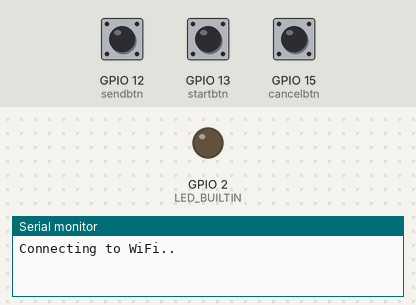
The sketch below on a simulated ESP8266 (NodeMCU). Parts: output pins drawn as LEDs (lit = HIGH, except the on-board LED, lit = LOW), the last lines printed to the serial monitor. The inputs (shaded band) are chosen by the test bench; at power-on: GPIO 12 (sendbtn) HIGH, GPIO 13 (startbtn) HIGH, GPIO 15 (cancelbtn) HIGH. WiFi joins after 1.5 s; servers stay silent unless stated; uploads are accepted with an empty reply.

Above: at 1.1 s.
At 3.2 s:
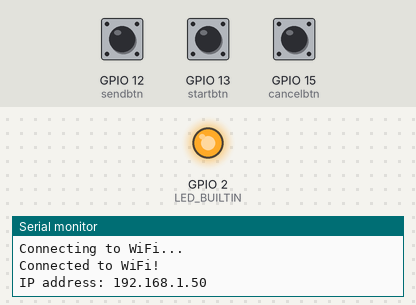
3.3 s: GPIO 12 (sendbtn) pulled LOW for 0.15 s
Timing chart, 0 to 6.3 s (numbered marks = the images above; inputs shaded):
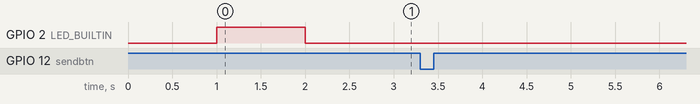

The sketch:

addonbtn.ino
```cpp
#include <ESP8266WiFi.h>
#include <ESP8266HTTPClient.h>
#include <ArduinoJson.h>
// const char* ssid     = "PU_2G";
// const char* password = "0934964163";
const char* ssid     = "vivo_V25";
const char* password = "02_jiranut";
const char* svstart = "http://10.52.204.216:5000/start";
const char* svcancel = "http://10.52.204.216:5000/cancel";
const char* svsend = "http://10.52.204.216:5000/send";
// const char* svstart = "http://172.26.188.79:5000/start";
// const char* svcancel = "http://172.26.188.79:5000/cancel";
// const char* svsend = "http://172.26.188.79:5000/send";
// const char* svstart = "http://10.179.41.79:5000/start";
// const char* svcancel = "http://10.179.41.79:5000/cancel";
// const char* svsend = "http://10.179.41.79:5000/send";
unsigned long test;
const int startbtn = 13;
const int cancelbtn = 15;
const int sendbtn = 12;
int startc = HIGH;
int cancelc = HIGH;
int sendc = HIGH;

WiFiClient client;
HTTPClient http;

void setup() {
  pinMode(LED_BUILTIN, OUTPUT);
  pinMode(startbtn, INPUT_PULLUP);
  pinMode(cancelbtn, INPUT_PULLUP);
  pinMode(sendbtn, INPUT_PULLUP);
  Serial.begin(9600);
  WiFi.begin(ssid, password);

  Serial.print("Connecting to WiFi..");

  // Wait until connected
  while (WiFi.status() != WL_CONNECTED) {
    digitalWrite(LED_BUILTIN, LOW);
    delay(1000);
    digitalWrite(LED_BUILTIN, HIGH);
    delay(1000);
    Serial.print(".");
  }

  Serial.println("");
  Serial.println("Connected to WiFi!");
  Serial.print("IP address: ");
  Serial.println(WiFi.localIP());
  digitalWrite(LED_BUILTIN, LOW);
}

void loop() {
  int start = digitalRead(startbtn);
  int cancel = digitalRead(cancelbtn);
  int send = digitalRead(sendbtn);
  // Serial.println(start);
  // Serial.println(cancel);
  // Serial.println(send);
  // Serial.println("===");
  if (WiFi.status() == WL_CONNECTED) {
    if (start == HIGH && startc == LOW){
      http.begin(client, svstart);
      int httpResponseCode = http.POST("postData");
      Serial.println(httpResponseCode);
      Serial.println("ok");
      http.end();
    }
    if (cancel == HIGH && cancelc == LOW){
      http.begin(client, svcancel);
      int httpResponseCode = http.POST("postData");
      Serial.println("ok");
      Serial.println(httpResponseCode);
      http.end();
    }
    if (send == HIGH && sendc == LOW){
      http.begin(client, svsend);
      int httpResponseCode = http.POST("postData");
      Serial.println(httpResponseCode);
      Serial.println("ok");
      http.end();
    }
  }
  // Serial.println(cancelc, sendc);
  startc = start;
  cancelc = cancel;
  sendc = send;
  delay(10); // ส่งทุก 100ms
}
```
